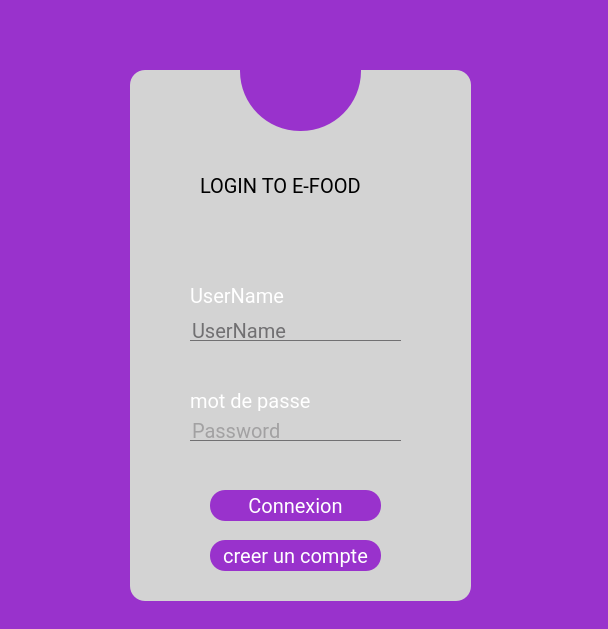
<?xml version="1.0" encoding="UTF-8"?>
<ui version="4.0">
 <class>login</class>
 <widget class="QWidget" name="login">
  <property name="geometry">
   <rect>
    <x>0</x>
    <y>0</y>
    <width>608</width>
    <height>629</height>
   </rect>
  </property>
  <property name="windowTitle">
   <string>Form</string>
  </property>
  <property name="styleSheet">
   <string notr="true">*{
font-family :ROBOTO;
font-size: 20px;

}

QLineEdit
{
background : transparent;
border:none;
color : #717072;
border-bottom : 1px solid  #717072;

}

#login{

background-color:#9932CC	;
}
</string>
  </property>
  <widget class="QFrame" name="frame">
   <property name="geometry">
    <rect>
     <x>130</x>
     <y>70</y>
     <width>341</width>
     <height>531</height>
    </rect>
   </property>
   <property name="styleSheet">
    <string notr="true">
        background-color:#D3D3D3	 ;
        border-radius :15px;</string>
   </property>
   <property name="frameShape">
    <enum>QFrame::StyledPanel</enum>
   </property>
   <property name="frameShadow">
    <enum>QFrame::Raised</enum>
   </property>
   <widget class="QLabel" name="label">
    <property name="geometry">
     <rect>
      <x>70</x>
      <y>90</y>
      <width>211</width>
      <height>51</height>
     </rect>
    </property>
    <property name="text">
     <string>LOGIN TO E-FOOD</string>
    </property>
   </widget>
   <widget class="QPushButton" name="login_2">
    <property name="geometry">
     <rect>
      <x>80</x>
      <y>420</y>
      <width>171</width>
      <height>31</height>
     </rect>
    </property>
    <property name="styleSheet">
     <string notr="true">QPushButton
{
background-color:#9932CC	;
border-radius:15px;
color:white;
}
QPushButton:hover
{
        border-radius:15px;
   color:#9932CC;
   background: #D3D3D3	;
}
</string>
    </property>
    <property name="text">
     <string>Connexion</string>
    </property>
   </widget>
   <widget class="QLineEdit" name="lineEditUser">
    <property name="geometry">
     <rect>
      <x>60</x>
      <y>250</y>
      <width>211</width>
      <height>21</height>
     </rect>
    </property>
    <property name="statusTip">
     <string/>
    </property>
    <property name="text">
     <string>UserName</string>
    </property>
    <property name="placeholderText">
     <string>Username / E-mail</string>
    </property>
   </widget>
   <widget class="QLineEdit" name="lineEditPass">
    <property name="geometry">
     <rect>
      <x>60</x>
      <y>350</y>
      <width>211</width>
      <height>21</height>
     </rect>
    </property>
    <property name="text">
     <string/>
    </property>
    <property name="echoMode">
     <enum>QLineEdit::Password</enum>
    </property>
    <property name="placeholderText">
     <string>Password</string>
    </property>
   </widget>
   <widget class="QLabel" name="label_2">
    <property name="geometry">
     <rect>
      <x>60</x>
      <y>210</y>
      <width>131</width>
      <height>31</height>
     </rect>
    </property>
    <property name="styleSheet">
     <string notr="true">color:white;</string>
    </property>
    <property name="text">
     <string>UserName</string>
    </property>
   </widget>
   <widget class="QLabel" name="label_3">
    <property name="geometry">
     <rect>
      <x>60</x>
      <y>320</y>
      <width>131</width>
      <height>21</height>
     </rect>
    </property>
    <property name="styleSheet">
     <string notr="true">color:white;</string>
    </property>
    <property name="text">
     <string>mot de passe</string>
    </property>
   </widget>
   <widget class="QPushButton" name="login_3">
    <property name="geometry">
     <rect>
      <x>80</x>
      <y>470</y>
      <width>171</width>
      <height>31</height>
     </rect>
    </property>
    <property name="styleSheet">
     <string notr="true">QPushButton
{
background-color:#9932CC	;
border-radius:15px;
color:white;
}
QPushButton:hover
{
        border-radius:15px;
   color:#9932CC;
   background: #D3D3D3	;
}
</string>
    </property>
    <property name="text">
     <string>creer un compte</string>
    </property>
   </widget>
  </widget>
  <widget class="QToolButton" name="toolButton">
   <property name="geometry">
    <rect>
     <x>240</x>
     <y>10</y>
     <width>121</width>
     <height>121</height>
    </rect>
   </property>
   <property name="autoFillBackground">
    <bool>false</bool>
   </property>
   <property name="styleSheet">
    <string notr="true">border-radius:60px;
        background-color:#9932CC	;</string>
   </property>
   <property name="text">
    <string/>
   </property>
   <property name="icon">

<iconset resource="resources.qrc">
 <normaloff>:/resources/Resources/EFOOD1.png</normaloff>:/resources/Resources/EFOOD1.png</iconset>
</property>
   <property name="iconSize">
    <size>
     <width>218</width>
     <height>200</height>
    </size>
   </property>
  </widget>
 </widget>

<resources>
  <include location="resources.qrc"/>
 </resources>
 <connections/>
</ui>
